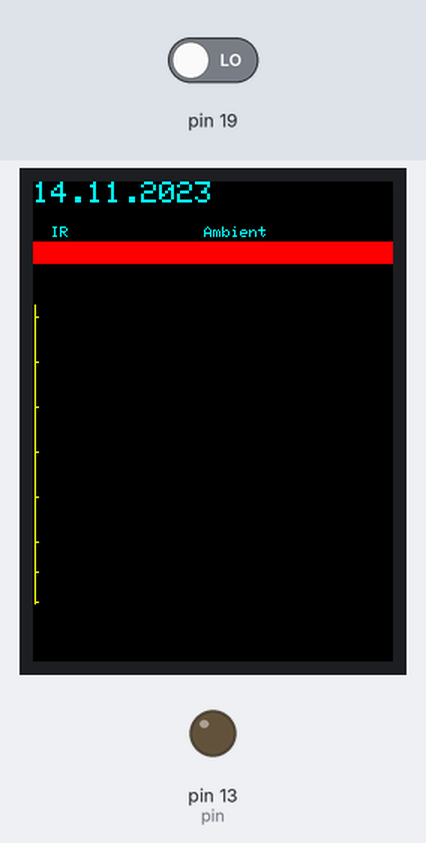
Bench run of a sketch on a simulated Arduino Uno, built with avr-gcc and run on an emulated ATmega328P. On the bench: 240×320 colour display, output pins drawn as LEDs (lit = HIGH). The test bench sets the inputs (shaded band); at power-on: pin 19 LOW. What the sketch prints to the serial monitor is not drawn.

Above: at 1.4 s.
1.5 s: pin 19 driven HIGH
At 1.57 s:
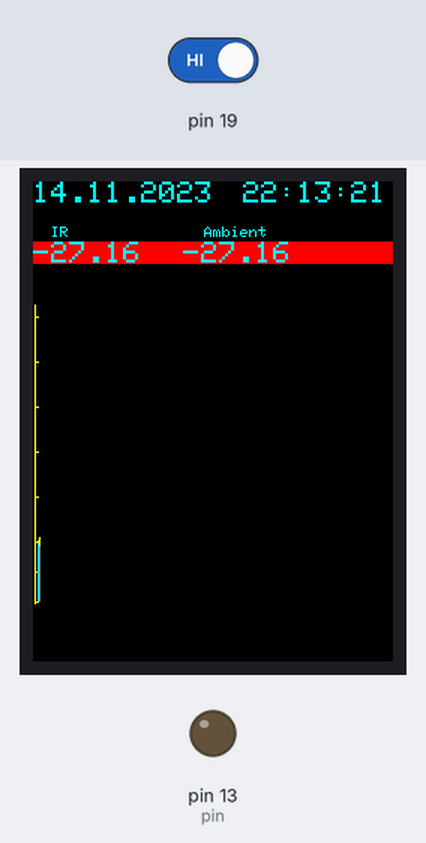
At 1.93 s:
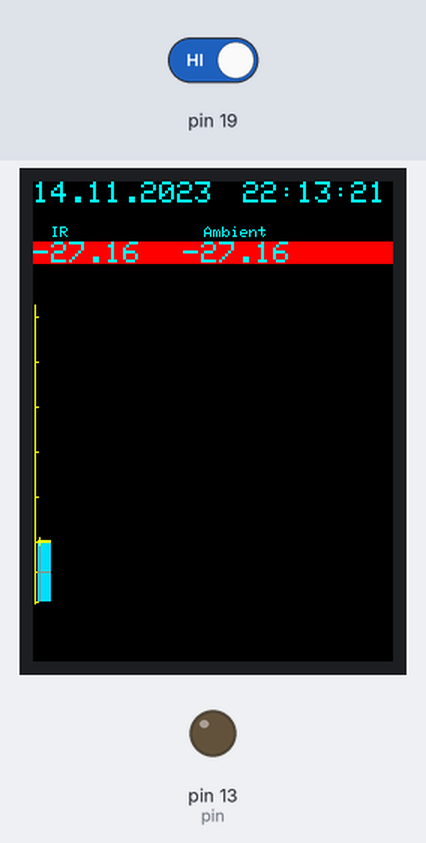

The sketch:

ig_ir_tempr_614.ino
```cpp
#include <Adafruit_GFX.h>    // Core graphics library
#include <Adafruit_TFTLCD.h> // Hardware-specific library
#include <TouchScreen.h>
// mlx90614
#define MLX90614_TA 0x06
#define MLX90614_TOBJ1 0x07
#define MLX90614_TOBJ2 0x08
#define DEVICE                          0x5A
#define SDA_PORT PORTC
#define SDA_PIN 4   //define the SDA pin
#define SCL_PORT PORTC
#define SCL_PIN 5   //define the SCL pin
#define GRAPH_0 240   //Axis X
#define GRAPH_ST_X 3   //Axis Y
#define GRAPH_MAX_X GRAPH_0-GRAPH_ST_X-2


#define GFX_RGB565_R(color)      ((0xF800 & color) >> 11)
#define GFX_RGB565_G(color)     ((0x07E0 & color) >> 5)
#define GFX_RGB565_B(color)     (0x001F & color)
#define GFX_RGB565(r, g, b)      ((((r & 0xF8) >> 3) << 11) | (((g & 0xFC) >> 2) << 5) | ((b & 0xF8) >> 3))


#include <Wire.h>         // this #include still required because the RTClib depends on it
#include "RTClib.h"
//#include <Adafruit_MLX90614.h>
#include "SoftI2CMaster.h"

//Adafruit_MLX90614 mlx = Adafruit_MLX90614();


//43
#if defined(__SAM3X8E__)
    #undef __FlashStringHelper::F(string_literal)
    #define F(string_literal) string_literal
#endif
#define YP A1  // must be an analog pin, use "An" notation!
#define XM A2  // must be an analog pin, use "An" notation!
#define YM 7   // can be a digital pin
#define XP 6   // can be a digital pin
#define TS_MINX GRAPH_0
#define TS_MINY 210
#define TS_MAXX 892
#define TS_MAXY 939


#define LCD_CS A3
#define LCD_CD A2
#define LCD_WR A1
#define LCD_RD A0
#define LCD_RESET A4

#define  BLACK   0x0000
#define BLUE    0x001F
#define RED     0xF800
#define GREEN   0x07E0
#define CYAN    0x07FF
#define MAGENTA 0xF81F
#define YELLOW  0xFFE0
#define WHITE   0xFFFF
#define GRAY    0xF7DE
#define SETKA   0x8C90


#define BOXSIZE 40
#define PENRADIUS 3

TouchScreen ts = TouchScreen(XP, YP, XM, YM, 300);

Adafruit_TFTLCD tft(LCD_CS, LCD_CD, LCD_WR, LCD_RD, LCD_RESET);
RTC_Millis rtc;


int oldcolor, currentcolor;
int DH=0;
int pin = 13;
volatile int state = LOW;
volatile int STATE = LOW;
char buffer[200];
float L_ambient, L_object;
int lastSec=70;
  int xGraphPos=0;
  int GraphFrames=0;
DateTime now;


float GetTemperature(int Temperature_kind) {
    int dev = DEVICE<<1;
    int dataLow = 0;
    int dataHigh = 0;
    int pec = 0;

    i2c_start(dev+I2C_WRITE);
    i2c_write(Temperature_kind);
    // read
    i2c_rep_start(dev+I2C_READ);
    dataLow = i2c_read(false);
    dataHigh = i2c_read(false);
    pec = i2c_read(true);
    i2c_stop();

    //This converts high and low bytes together and processes temperature, MSB is a error bit and is ignored for temps
    double tempFactor = 0.02; // 0.02 degrees per LSB (measurement resolution of the MLX90614)
    double tempData = 0x0000; // zero out the data
    int frac; // data past the decimal point

    // This masks off the error bit of the high byte, then moves it left 8 bits and adds the low byte.
    tempData = (double)(((dataHigh & 0x007F) << 8) + dataLow);
    tempData = (tempData * tempFactor)-0.01;

    float celcius = tempData - 273.15;

    return celcius;
  }

void setup(void) {
  //attachInterrupt(0, blink, CHANGE); // привязываем 0-е прерывание к функции blink().
  pinMode(pin, OUTPUT);

  uint16_t identifier = tft.readID();
  tft.begin(identifier);

  Serial.begin(230400);
    rtc.begin(DateTime(F(__DATE__), F(__TIME__)));
   Serial.println("Adafruit MLX90614 test");


 tft.fillScreen(BLACK);
 tft.setTextColor(CYAN);
 tft.setTextSize(1);
 tft.setCursor(0, 30);
 tft.print("  IR               Ambient");
 tft.setTextSize(2);

  now = rtc.now();
  lastSec=now.second();
  tft.setCursor(0, 00);
  sprintf(buffer, "%d.%d.%d",now.day(), now.month(), now.year());
  tft.print(buffer);
  tft.fillRect(00, 40, 240, 15, RED);
  tft.drawFastVLine(GRAPH_ST_X-2, 82, 200, YELLOW);
  tft.drawFastHLine(1, GRAPH_0, 3, YELLOW);
  tft.drawFastHLine(1, GRAPH_0-30, 3, YELLOW);
  tft.drawFastHLine(1, GRAPH_0-60, 3, YELLOW);
  tft.drawFastHLine(1, GRAPH_0-90, 3, YELLOW);
  tft.drawFastHLine(1, GRAPH_0-120, 3, YELLOW);
  tft.drawFastHLine(1, GRAPH_0-150, 3, YELLOW);
  tft.drawFastHLine(1, GRAPH_0+20, 3, YELLOW);
  tft.drawFastHLine(1, GRAPH_0+40, 3, YELLOW);

 i2c_init();


}

#define MINPRESSURE 10
#define MAXPRESSURE 1000


void LPad0(char *pszBuffer, int lenn)
{
  int i;
  while ((i<lenn)&&pszBuffer[i]==' ')   {
    pszBuffer[i]='0'; i++;
    }
}

void sprintfFloat(char *pszBuffer, float val,int lenL,int lenR)
{
  int v;
  v=(int)val;
  char Bufl[10],Bufr[10];
  if (lenL==1) sprintf(Bufl, "%1d", v);
  else if (lenL==2) sprintf(Bufl, "%2d", v);
  else if (lenL==3) sprintf(Bufl, "%3d", v);
  else if (lenL==4) sprintf(Bufl, "%4d", v);
  //LPad0(Bufl, lenL);
  memcpy((char*)&(pszBuffer[0]),Bufl, lenL);
  pszBuffer[lenL]='.';

  int i=0,j=0,mult=1;
  while (i<lenR) {
    mult *=10;
    i++;
    }
  if (val>0)
     v=(int)((val-(int)val)*mult);
  else
     v=(int)((-val+(int)val)*mult);
  if (lenR==1) sprintf(Bufr, "%1d", v);
  else if (lenR==2) sprintf(Bufr, "%2d", v);
  else if (lenR==3) sprintf(Bufr, "%3d", v);
  else if (lenR==4) sprintf(Bufr, "%4d", v);

  LPad0(Bufr, lenR);
  memcpy((char*)&(pszBuffer[lenL+1]),Bufr,lenR);
  pszBuffer[lenL+lenR+1]=0;

}


void loop()
{
  TSPoint p = ts.getPoint();

  pinMode(XM, OUTPUT);
  pinMode(YP, OUTPUT);
  now = rtc.now();


  L_object=GetTemperature(MLX90614_TOBJ1);
  //L_object -=30;
  char buffer1[10];
  if (xGraphPos>=GRAPH_MAX_X){
    GraphFrames++;
    xGraphPos=0;
  }
  // display value ob objec temp
  if  (xGraphPos%5==1) {
    tft.fillRect(00, 40, 80, 15, RED);
    sprintfFloat(buffer1, L_object,3,2);
    tft.setCursor(0, 40);
    tft.print(buffer1);
  }
  // display value of ambient temp
  if  (xGraphPos%20==1) {
    L_ambient=GetTemperature(MLX90614_TA);
    sprintfFloat(buffer1, L_ambient,3,2);
    tft.fillRect(100, 40, 80, 15, RED);
    tft.setCursor(100, 40);
    tft.print(buffer1);
  }

  int dt,i,l_r,l_g,l_b;
  uint16_t colLine;

  //clear line
  tft.drawFastVLine(GRAPH_ST_X+(xGraphPos+10)%(GRAPH_MAX_X), 80, 200, BLACK);
  if (L_object>=0) {
    dt=3*(int)L_object;
    if (dt>160) dt=160;
    l_r=(L_object*5.0>255?255:(L_object)*5.0);
    l_g=255*(float)((L_object>100?0:100.0-L_object)/100.0);
    l_b=255*(float)((L_object>25?0:25.0-L_object)/25.0);
    colLine=GFX_RGB565(l_r, l_g, l_b) ;
    //tft.drawFastVLine(GRAPH_ST_X+xGraphPos, GRAPH_0-dt, dt, (lastSec!=now.second()?SETKA:GREEN));
    tft.drawFastVLine(GRAPH_ST_X+xGraphPos, GRAPH_0-dt, dt, (lastSec!=now.second()?SETKA:colLine));
    //positve horisontal grid
    i=1;
    while ((i<=160/10/3)&&(dt>3*10*i)) {
      tft.drawPixel(GRAPH_ST_X+xGraphPos, GRAPH_0-3*10*i, SETKA);
      i++;
    }
  } else  {
   dt=2*(int)(-L_object);
   if (dt>=40) dt=39;
    l_r=0;
    l_g=255*(float)((80+L_object)/170.0);
    l_b=255*(float)((-L_object>14?14:-L_object)/14.0);
    colLine=GFX_RGB565(l_r, l_g, l_b) ;
   //tft.drawFastVLine(GRAPH_ST_X+xGraphPos, GRAPH_0+1, dt, (lastSec!=now.second()?SETKA:BLUE));
   tft.drawFastVLine(GRAPH_ST_X+xGraphPos, GRAPH_0+1, dt, (lastSec!=now.second()?SETKA:colLine));
    //negative horisontal grid
    i=1;
    while ((i<=80/10/2)&&(dt>2*10*i)) {
      tft.drawPixel(GRAPH_ST_X+xGraphPos, GRAPH_0+2*10*i, SETKA);
      i++;
    }

  }
  tft.drawFastVLine(GRAPH_ST_X+xGraphPos, GRAPH_0-1, 2, YELLOW);
  // one second tic
  if (lastSec!=now.second()) {
    //tft.fillRect(140, 0, 100, 15, RED);
    //tft.fillRect(140, 0, 60, 15, RED);
    tft.fillRect(211, 0, 26, 15, BLACK);
    if (lastSec==59) tft.fillRect(140, 0, 60, 15, BLACK);
    tft.setCursor(140, 0);
    sprintf(buffer, "%2d:%2d:%2d",now.hour(),now.minute(),now.second());
    int i=0;
    while (i<9) {
      if (buffer[i]==' ') buffer[i]='0';
      i++;
    }
    tft.print(buffer);
    lastSec=now.second();
    tft.drawFastVLine(GRAPH_ST_X+xGraphPos, GRAPH_0-3, 6, YELLOW);
  }
  xGraphPos++;


  delay(50);


  /*if ((state==!STATE)||(p.z > MINPRESSURE && p.z < MAXPRESSURE)) {
    Serial.print("X = "); Serial.print(p.y);
    Serial.print("\tY = "); Serial.print(p.x);
    Serial.print("\tPressure = "); Serial.println(p.z);


    tft.print("Xs=");tft.print(p.y);tft.print(" Ys=");tft.println(p.x);
    p.y = map(p.y, TS_MINX, TS_MAXX, tft.width(), 0);
    p.x = map(p.x, TS_MINY, TS_MAXY, tft.height(), 0);
    tft.print("Xd=");tft.print(p.y);tft.print(" Yd=");tft.println(p.x);
  }*/
}
```

Measured:
- after the input at 1.5 s, the display: first changes at once (image 1 shows a later state)
